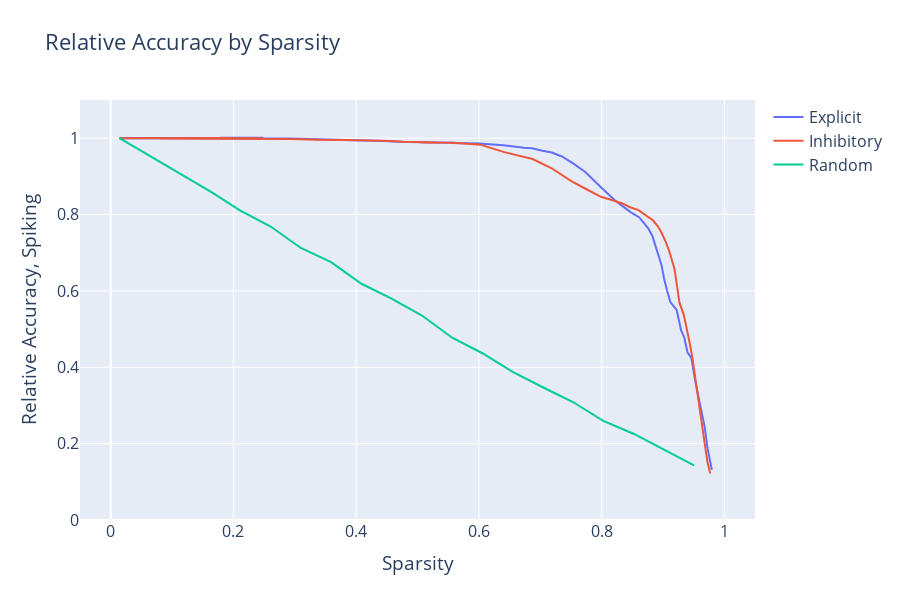

The code cell stored with this chart in its notebook:
### Code cell
fig3 = go.Figure()

fig3.add_trace(go.Scatter(x= 1 - ma["firing rates"], y=ma["accuracy spiking"] / spk_a, name="Explicit"))
fig3.add_trace(go.Scatter(x= 1 - ci["firing rates"], y=ci["accuracy spiking"] / spk_a, name="Inhibitory"))
fig3.add_trace(go.Scatter(x= 1 - rnd["firing rates"], y=rnd["accuracy spiking"] / spk_a, name="Random"))

fig3.update_layout(title="Relative Accuracy by Sparsity",
                  xaxis_title="Sparsity",
                  yaxis_title="Relative Accuracy, Spiking",
                  yaxis_range = [0,1.1],
                  xaxis_range = [-0.05, 1.05],
                  width = 900,
                  height = 600,
                  font = dict({"size": 16,}))
